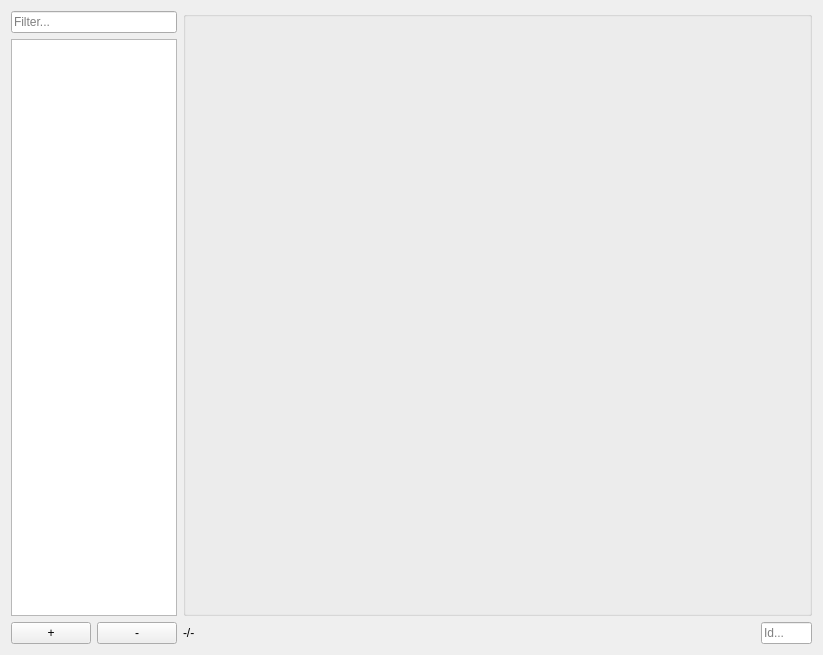
<?xml version="1.0" encoding="UTF-8"?>
<ui version="4.0">
 <class>Tab</class>
 <widget class="QWidget" name="Tab">
  <property name="geometry">
   <rect>
    <x>0</x>
    <y>0</y>
    <width>823</width>
    <height>655</height>
   </rect>
  </property>
  <property name="windowTitle">
   <string>Form</string>
  </property>
  <layout class="QGridLayout" name="gridLayout">
   <item row="2" column="7">
    <widget class="QLineEdit" name="lineSearchId">
     <property name="placeholderText">
      <string>Id...</string>
     </property>
    </widget>
   </item>
   <item row="2" column="5">
    <spacer name="horizontalSpacer">
     <property name="orientation">
      <enum>Qt::Orientation::Horizontal</enum>
     </property>
     <property name="sizeHint" stdset="0">
      <size>
       <width>256</width>
       <height>8</height>
      </size>
     </property>
    </spacer>
   </item>
   <item row="2" column="6">
    <spacer name="horizontalSpacer_4">
     <property name="orientation">
      <enum>Qt::Orientation::Horizontal</enum>
     </property>
     <property name="sizeHint" stdset="0">
      <size>
       <width>256</width>
       <height>8</height>
      </size>
     </property>
    </spacer>
   </item>
   <item row="1" column="0" colspan="2">
    <widget class="QTableView" name="tableRows">
     <property name="selectionBehavior">
      <enum>QAbstractItemView::SelectionBehavior::SelectRows</enum>
     </property>
     <attribute name="horizontalHeaderVisible">
      <bool>false</bool>
     </attribute>
     <attribute name="verticalHeaderVisible">
      <bool>false</bool>
     </attribute>
    </widget>
   </item>
   <item row="2" column="4">
    <spacer name="horizontalSpacer_3">
     <property name="orientation">
      <enum>Qt::Orientation::Horizontal</enum>
     </property>
     <property name="sizeHint" stdset="0">
      <size>
       <width>125</width>
       <height>8</height>
      </size>
     </property>
    </spacer>
   </item>
   <item row="0" column="0" colspan="2">
    <widget class="QLineEdit" name="lineSearch">
     <property name="enabled">
      <bool>true</bool>
     </property>
     <property name="text">
      <string/>
     </property>
     <property name="placeholderText">
      <string>Filter...</string>
     </property>
    </widget>
   </item>
   <item row="2" column="3">
    <spacer name="horizontalSpacer_2">
     <property name="orientation">
      <enum>Qt::Orientation::Horizontal</enum>
     </property>
     <property name="sizeHint" stdset="0">
      <size>
       <width>125</width>
       <height>8</height>
      </size>
     </property>
    </spacer>
   </item>
   <item row="2" column="0">
    <widget class="QPushButton" name="pushAdd">
     <property name="text">
      <string>+</string>
     </property>
    </widget>
   </item>
   <item row="2" column="1">
    <widget class="QPushButton" name="pushRemove">
     <property name="text">
      <string>-</string>
     </property>
    </widget>
   </item>
   <item row="2" column="2">
    <widget class="QLabel" name="labelCount">
     <property name="text">
      <string>-/-</string>
     </property>
    </widget>
   </item>
   <item row="0" column="2" rowspan="2" colspan="6">
    <widget class="QGroupBox" name="groupBox">
     <property name="title">
      <string/>
     </property>
    </widget>
   </item>
  </layout>
 </widget>
 <resources/>
 <connections/>
</ui>
